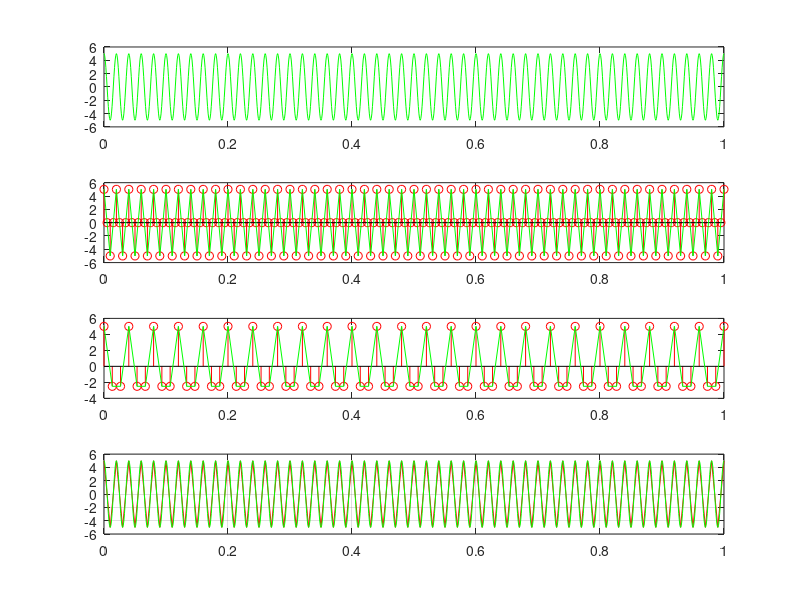

The MATLAB script that drew this image:
clc;close all;clear all;

%% Answer of a
%% Main Signal
t=0:0.001:1;
x=5*cos(2*pi*50*t);
subplot(4,1,1);
plot(t,x,'g');


%% Answer of b
%%Sampled signal at 200hz

fs=200;
n=0:1/fs:1;
x1=5*cos(2*pi*50*n);
subplot(4,1,2);
stem(n,x1,'r');
hold on;
subplot(4,1,2);
plot(n,x1,'g');


%% Answer of c
%%under sampled at 75 hz
fs1=75;
n1=0:1/fs1:1;
x2=5*cos(2*pi*50*n1);
subplot(4,1,3);
stem(n1,x2,'r');
hold on;
subplot(4,1,3);
plot(n1,x2,'g');


%% Quantization
bit=3;
xmax = max(x1);
xmin = min(x1);
step= (xmax-xmin)/(2^bit);
QuantizedSignal = round(x1/step) * step;
subplot(4,1,4);
plot(n,QuantizedSignal,'r');
hold on;
subplot(4,1,4);
%%plot(n,QuantizedSignal,'g');
plot(t,x,'g');
grid on;


